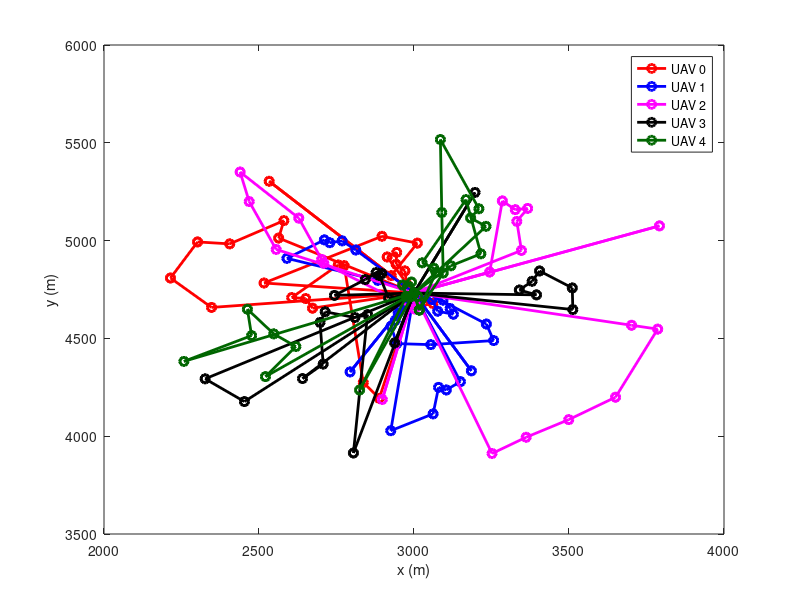

Source code (MATLAB):
d1 =[3000 4732.05
2913.34 4916.32
2913.34 4916.32
2944.27 4939.81
2944.27 4939.81
2942.25 4879.02
2942.25 4879.02
2970.76 4845.21
2970.76 4845.21
2976.56 4776.93
2976.56 4776.93
2967.2 4764.58
2967.2 4764.58
3000 4732.05
3000 4732.05
2346.88 4658.37
2346.88 4658.37
2214.4 4808.74
2214.4 4808.74
2301.74 4993.17
2301.74 4993.17
2405.62 4983.35
2405.62 4983.35
2580.29 5102.19
2580.29 5102.19
2563.34 5013.03
2563.34 5013.03
3000 4732.05
3000 4732.05
2887.86 4193.66
2887.86 4193.66
2836.26 4274.56
2836.26 4274.56
2774.71 4872.19
2774.71 4872.19
2755.48 4875.26
2755.48 4875.26
2605.53 4708.78
2605.53 4708.78
2650.7 4703.67
2650.7 4703.67
2672.59 4654.43
2672.59 4654.43
3000 4732.05
3000 4732.05
2516.22 4783.16
2516.22 4783.16
2896.76 5022.11
2896.76 5022.11
3010.76 4987.09
3010.76 4987.09
2926.65 4820.99
2926.65 4820.99
3033.99 4689.26
3033.99 4689.26
3060.89 4678.68
3060.89 4678.68
3000 4732.05
3000 4732.05
2532.76 5303.44
2532.76 5303.44
3000 4732.05];
d2 =[3000 4732.05
2883.13 4796.84
2883.13 4796.84
2589.97 4909.31
2589.97 4909.31
2710.9 5003.77
2710.9 5003.77
2728.27 4989.19
2728.27 4989.19
2768.18 4998.72
2768.18 4998.72
2812.27 4951.98
2812.27 4951.98
3000 4732.05
3000 4732.05
3057.69 4698.47
3057.69 4698.47
3076.43 4638.94
3076.43 4638.94
3127.02 4623.46
3127.02 4623.46
3116.54 4652.84
3116.54 4652.84
3093.52 4695.49
3093.52 4695.49
3040.61 4732.99
3040.61 4732.99
3000 4732.05
3000 4732.05
2955.67 4649.65
2955.67 4649.65
2948.87 4628.99
2948.87 4628.99
2926 4562.06
2926 4562.06
2944.5 4473.42
2944.5 4473.42
3054.16 4468.11
3054.16 4468.11
3257.04 4488.99
3257.04 4488.99
3233.41 4573.45
3233.41 4573.45
3040.61 4732.99
3040.61 4732.99
3000 4732.05
3000 4732.05
2925.03 4028.04
2925.03 4028.04
3061.62 4114.22
3061.62 4114.22
3079.27 4249.85
3079.27 4249.85
3104.15 4236.38
3104.15 4236.38
3149.66 4279.04
3149.66 4279.04
3000 4732.05
3000 4732.05
2793.72 4328.67
2793.72 4328.67
3000 4732.05
3000 4732.05
2939.61 4591.76
2939.61 4591.76
3000 4732.05
3000 4732.05
3185.05 4334.21
3185.05 4334.21
3000 4732.05];
d3 =[3000 4732.05
3244.08 4839.31
3244.08 4839.31
3284.95 5202.92
3284.95 5202.92
3326.72 5158.17
3326.72 5158.17
3366.67 5164.65
3366.67 5164.65
3331.63 5098.37
3331.63 5098.37
3346.55 4949.78
3346.55 4949.78
3000 4732.05
3000 4732.05
3251.74 3911.62
3251.74 3911.62
3361.82 3994.66
3361.82 3994.66
3499.12 4084.69
3499.12 4084.69
3650.08 4199.37
3650.08 4199.37
3786.13 4547.42
3786.13 4547.42
3701.8 4567.21
3701.8 4567.21
3000 4732.05
3000 4732.05
2555.34 4954.99
2555.34 4954.99
2468.38 5199.61
2468.38 5199.61
2439.02 5350.68
2439.02 5350.68
2628.34 5115
2628.34 5115
2701.97 4903.73
2701.97 4903.73
2709.1 4884.23
2709.1 4884.23
3001.79 4650.72
3001.79 4650.72
3000 4732.05
3000 4732.05
3791.76 5075.33
3791.76 5075.33
3000 4732.05
3000 4732.05
2897.68 4187.97
2897.68 4187.97
3000 4732.05];
d4 =[3000 4732.05
2743.43 4719.83
2743.43 4719.83
2842.74 4800.72
2842.74 4800.72
2877.49 4836.4
2877.49 4836.4
2896.01 4831.38
2896.01 4831.38
2888.26 4821.47
2888.26 4821.47
2918.18 4706.11
2918.18 4706.11
3000 4732.05
3000 4732.05
3512.32 4647.5
3512.32 4647.5
3510.58 4757.96
3510.58 4757.96
3405.11 4844.78
3405.11 4844.78
3380.86 4792.05
3380.86 4792.05
3339.77 4747.41
3339.77 4747.41
3395.2 4722.6
3395.2 4722.6
3000 4732.05
3000 4732.05
2804.56 3914.22
2804.56 3914.22
2850.17 4621.58
2850.17 4621.58
2809.41 4606.66
2809.41 4606.66
2713.44 4636.06
2713.44 4636.06
2696.9 4581.65
2696.9 4581.65
2706.98 4368.81
2706.98 4368.81
2640.36 4294.74
2640.36 4294.74
3000 4732.05
3000 4732.05
2326.17 4293.31
2326.17 4293.31
2452.93 4177.06
2452.93 4177.06
3000 4732.05
3000 4732.05
3196.94 5246.36
3196.94 5246.36
3000 4732.05
3000 4732.05
2937.64 4477.26
2937.64 4477.26
3000 4732.05];
d5 =[3000 4732.05
3119.25 4871.23
3119.25 4871.23
3215.81 4932.52
3215.81 4932.52
3167.78 5209.73
3167.78 5209.73
3026.29 4886.41
3026.29 4886.41
3063.9 4858.94
3063.9 4858.94
3071.13 4838.39
3071.13 4838.39
3016.81 4644.92
3016.81 4644.92
3000 4732.05
3000 4732.05
3016.81 4644.92
3016.81 4644.92
3094.22 4834.33
3094.22 4834.33
3089.63 5143.77
3089.63 5143.77
3085.09 5516.76
3085.09 5516.76
3209.44 5162.69
3209.44 5162.69
3182.67 5115.57
3182.67 5115.57
3232.36 5073.08
3232.36 5073.08
3000 4732.05
3000 4732.05
2824.49 4236.12
2824.49 4236.12
2975.55 4715.63
2975.55 4715.63
2963.36 4772.97
2963.36 4772.97
2991.81 4787.97
2991.81 4787.97
2993.9 4714.65
2993.9 4714.65
3012.89 4713.5
3012.89 4713.5
3000 4732.05
3000 4732.05
2257.72 4382.55
2257.72 4382.55
2476.11 4514.42
2476.11 4514.42
2462.54 4649.28
2462.54 4649.28
2547.65 4523.16
2547.65 4523.16
2619.07 4458.5
2619.07 4458.5
2520.86 4304.62
2520.86 4304.62
3000 4732.05];

x1 = d1(:,1);
x2 = d2(:,1);
x3 = d3(:,1);
x4 = d4(:,1);
x5 = d5(:,1);

y1 = d1(:,2);
y2 = d2(:,2);
y3 = d3(:,2);
y4 = d4(:,2);
y5 = d5(:,2);

close all;
width = 2;
plot(x1,y1,'-ro', 'LineWidth',width);
hold on;
plot(x2,y2,'-bo', 'LineWidth',width);
plot(x3,y3,'-mo', 'LineWidth',width);
plot(x4,y4,'-ko', 'LineWidth',width);
plot(x5,y5,'-o','Color',[0 0.4 0], 'LineWidth',width);
legend("UAV 0", "UAV 1", "UAV 2", "UAV 3", "UAV 4");
xlabel('x (m)');
ylabel('y (m)');
hold off;